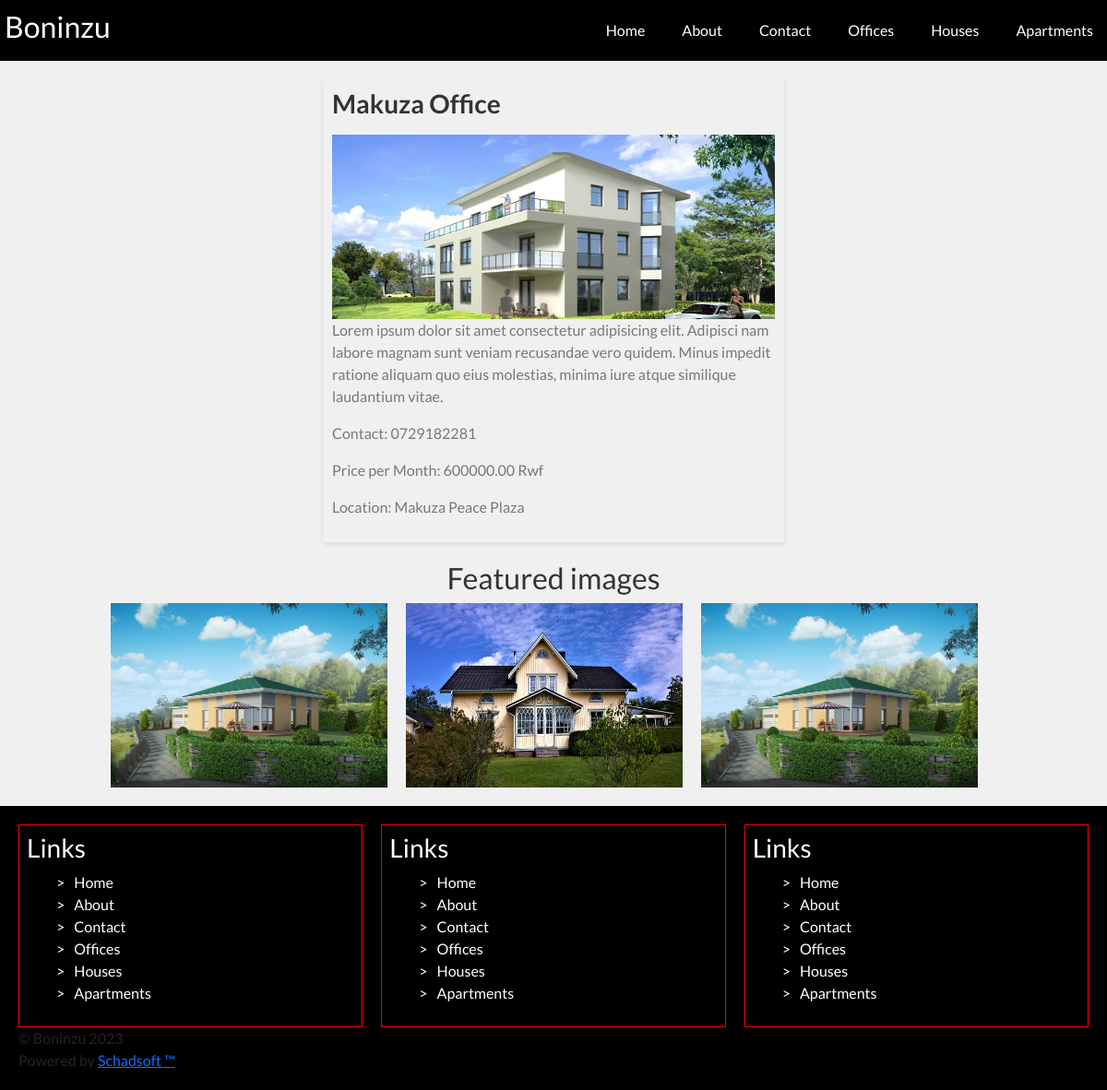
/office/1/, run on the app's committed database.
### mainapp/models.py (models this page shows, shortened)
class Office(models.Model):
    title = models.CharField(max_length=100)
    description = models.TextField()
    image = models.ImageField(upload_to='office_images/')
    owner_contact = models.CharField(max_length=100)
    price = models.DecimalField(max_digits=8, decimal_places=2)
    location = models.CharField(max_length=100)
    featured_images = models.ManyToManyField('FeaturedOfficeImage')
    date_posted=models.DateTimeField(auto_now_add=True)

class FeaturedOfficeImage(models.Model):
    image = models.ImageField(upload_to='office_images/')
    date_posted=models.DateTimeField(auto_now_add=True)

### mainapp/views.py (the view)
# urls.py: path('office/<int:pk>/',office_detail, name='office-detail'),
def office_detail(request,pk):
    office=get_object_or_404(Office,pk=pk)
    return render(request, 'office_detail.html', {'office': office})

### mainapp/templates/office_detail.html (shortened to what this page needs)
{% extends 'base.html' %}
{% load static %}
{% block content %}
 <div class="item-detail">
    <h3 style="font-weight: bold; padding-bottom:8px">{{ office.title }}</h3>
<img src="{{office.image.url}}" alt="office image" style="width:100%;height:200px; object-fit:cover">
<p>{{ office.description }}</p>
<p>Contact: {{ office.owner_contact }}</p>
<p>Price per Month: {{ office.price }} Rwf</p>
<p>Location: {{ office.location }}</p>
 </div>
 <h2 style="text-align: center; margin-top:20px">Featured images</h2>
 <div class="featured-images">
    {% for featured_image in office.featured_images.all %}
    <img src="{{ featured_image.image.url }}" width="300" height="200"  onclick="openModal(this);" />
    {% endfor %}
  </div>
{% endblock  %}

### mainapp/templates/base.html (shortened to what this page needs)
{% load static %}
<!DOCTYPE html>
<html>
  <head>
    <link
      rel="stylesheet"
      href="https://cdnjs.cloudflare.com/ajax/libs/font-awesome/6.3.0/css/all.min.css"
    />
    <link
      rel="stylesheet"
      href="https://cdn.jsdelivr.net/npm/bootstrap@5.2.3/dist/css/bootstrap.min.css"
    />
    <link rel="stylesheet" href="{% static 'css/styles.css' %}" />
  </head>
  <body>
    <nav class="main-menu">
      <div class="logo-and-toggle">
        <h2>Boninzu</h2>
      </div>
      <div class="menu-els">
        <ul>
          <li><a href="{% url 'landing_page' %}">Home</a></li>
          <li><a href="{% url 'about' %}">About</a></li>
          <li><a href="{% url 'contact' %}">Contact</a></li>
          <li><a href="{% url 'office_list' %}">Offices</a></li>
          <li><a href="{% url 'house_list' %}">Houses</a></li>
          <li><a href="{% url 'apartment_list' %}">Apartments</a></li>
        </ul>
      </div>
    </nav>
    <main>{% block content %} {% endblock %}</main>
    <div class="footer">
      <div class="footer-elements">
        <div class="footer-el">
          <h3>Links</h3>
          <ul>
            <li><a href="{% url 'landing_page' %}">Home</a></li>
            <li><a href="{% url 'about' %}">About</a></li>
            <li><a href="{% url 'contact' %}">Contact</a></li>
            <li><a href="{% url 'office_list' %}">Offices</a></li>
            <li><a href="{% url 'house_list' %}">Houses</a></li>
            <li><a href="{% url 'apartment_list' %}">Apartments</a></li>
          </ul>
        </div>
        <div class="footer-el">
          <h3>Links</h3>
          <ul>
            <li><a href="{% url 'landing_page' %}">Home</a></li>
            <li><a href="{% url 'about' %}">About</a></li>
            <li><a href="{% url 'contact' %}">Contact</a></li>
            <li><a href="{% url 'office_list' %}">Offices</a></li>
            <li><a href="{% url 'house_list' %}">Houses</a></li>
            <li><a href="{% url 'apartment_list' %}">Apartments</a></li>
          </ul>
        </div>
        <div class="footer-el">
          <h3>Links</h3>
          <ul>
            <li><a href="{% url 'landing_page' %}">Home</a></li>
            <li><a href="{% url 'about' %}">About</a></li>
            <li><a href="{% url 'contact' %}">Contact</a></li>
            <li><a href="{% url 'office_list' %}">Offices</a></li>
            <li><a href="{% url 'house_list' %}">Houses</a></li>
            <li><a href="{% url 'apartment_list' %}">Apartments</a></li>
          </ul>
        </div>
      </div>
      <div class="copy-and-powered">
        <div>&copy; Boninzu  2023</div>
        <div>Powered by <a href="http://schadsoft.epizy.com">Schadsoft &trade;</a></div>
      </div>
    </div>
  </body>
</html>

### static/css/styles.css (style rules this page uses)
body { font-family: Arial, sans-serif; margin: 0; padding: 0; background-color: #f0f0f0; }
* { margin:0; padding:0; box-sizing: border-box; font-family: 'Lato', sans-serif; }
.main-menu { background-color: black; display: flex; justify-content: space-between; align-items: center; padding:10px 5px; }
.menu-els ul { display: flex; gap:20px; }
.logo-and-toggle { display: flex; justify-content:space-between !important; align-items: center; color:white; font-size:28px; }
.main-menu h2 { color:white !important; }
h1, h2, h3 { color: #333; }
p { color: #777; }
nav ul { list-style-type: none; padding: 0; margin: 0; }
nav ul li { display: inline; }
nav ul li a { color: #fff; text-decoration: none; padding: 10px; }
.item-detail { width:500px; height:auto; margin: 0 auto; box-shadow: 0 2px 5px rgba(0, 0, 0, 0.1); padding:10px; margin-top:20px; }
.featured-images { width:80%; display: flex; justify-content: flex-start; flex-wrap: wrap; gap:20px; row-gap:20px; margin:0 auto; }
.footer { background-color:#000; padding:20px; display: flex; flex-direction: column; width: 100%; margin:20px 0px 0px 0px; }
.footer-elements { display: flex; width: calc(100%-20px); gap:20px; justify-content: space-between; }
.footer-el { flex:1; border: 1px solid #f00; padding:8px; }
.footer-el * { color:white !important; text-decoration: none !important; flex:1; }
.footer-el li::before { content:'>'; padding-right:10px; }
.footer-el li { list-style: none; }
.footer-el li a { text-decoration: none; }

### data on the page
Office: title "Makuza Office", image (picture), description "Lorem ipsum dolor sit amet consectetur adipisicing elit. Adipisci nam labore magnam sunt veniam recusandae vero quidem. Minus impedit ratione aliquam quo eius molestias, minima iure atque similique laudantium vitae.", owner_contact "0729182281", price "600000.00", location "Makuza Peace Plaza"
FeaturedOfficeImage: image (picture)
FeaturedOfficeImage: image (picture)
FeaturedOfficeImage: image (picture)
